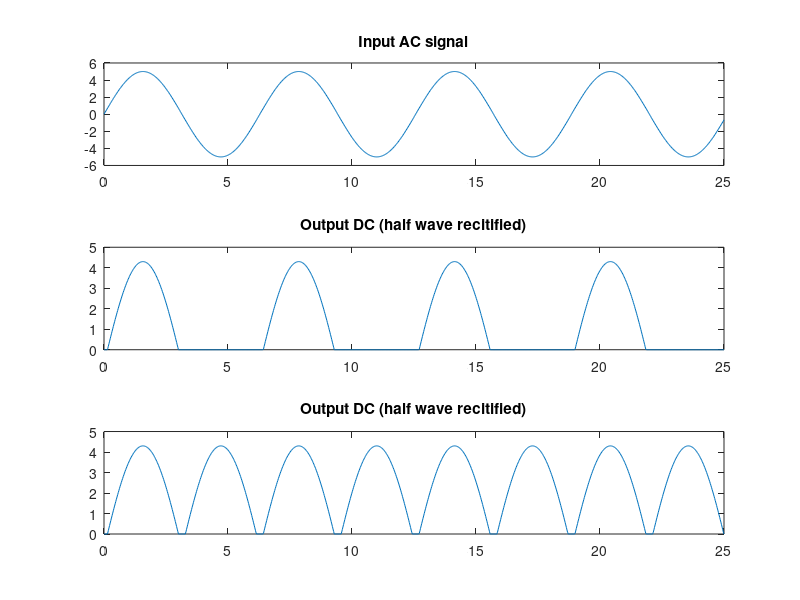

This figure's MATLAB source:
clc;
t = linspace(0,25,1000);
inputAC=sin(t)*5;
outputDC_half_wave = [];
outputDC_half_wave(1000)=0;
outputDC_full_wave = [];
outputDC_full_wave(1000)=0;

n = length(inputAC);
for i=1:n
    acVoltage = inputAC(i);
    if acVoltage>0.7 
        dcVoltage = acVoltage - 0.7;
        outputDC_half_wave(i) = dcVoltage;% for Half wave Rectifier
        outputDC_full_wave(i) = dcVoltage;
    end
    if acVoltage<-0.7
        dcVoltage = -acVoltage - 0.7;
        outputDC_full_wave(i) = dcVoltage;
    end
    
end


subplot(3,1,1)
plot(t,inputAC)
title("Input AC signal")
subplot(3,1,2)
plot(t,outputDC_half_wave)
title("Output DC (half wave recitified)")
subplot(3,1,3)
plot(t,outputDC_full_wave)
title("Output DC (half wave recitified)")


